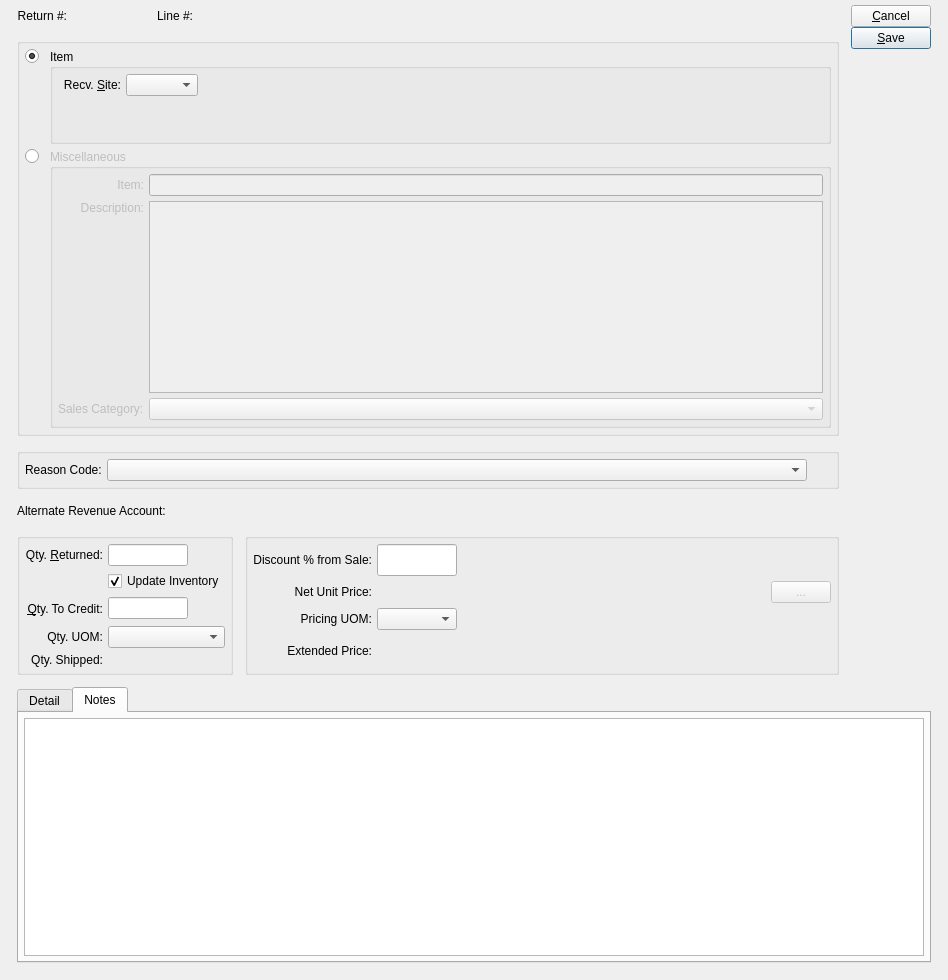
<?xml version="1.0" encoding="UTF-8"?>
<ui version="4.0">
 <comment>This file is part of the xTuple ERP: PostBooks Edition, a free and
open source Enterprise Resource Planning software suite,
Copyright (c) 1999-2014 by OpenMFG LLC, d/b/a xTuple.
It is licensed to you under the Common Public Attribution License
version 1.0, the full text of which (including xTuple-specific Exhibits)
is available at www.xtuple.com/CPAL.  By using this software, you agree
to be bound by its terms.</comment>
 <class>creditMemoItem</class>
 <widget class="QDialog" name="creditMemoItem">
  <property name="geometry">
   <rect>
    <x>0</x>
    <y>0</y>
    <width>948</width>
    <height>980</height>
   </rect>
  </property>
  <property name="windowTitle">
   <string>Sales Credit Memo Item</string>
  </property>
  <layout class="QGridLayout">
   <item row="0" column="0">
    <layout class="QGridLayout">
     <property name="leftMargin">
      <number>12</number>
     </property>
     <property name="rightMargin">
      <number>12</number>
     </property>
     <property name="bottomMargin">
      <number>12</number>
     </property>
     <property name="spacing">
      <number>12</number>
     </property>
     <item row="0" column="2" rowspan="5">
      <layout class="QVBoxLayout">
       <property name="spacing">
        <number>0</number>
       </property>
       <item>
        <widget class="QPushButton" name="_close">
         <property name="enabled">
          <bool>true</bool>
         </property>
         <property name="text">
          <string>&amp;Cancel</string>
         </property>
        </widget>
       </item>
       <item>
        <widget class="QPushButton" name="_save">
         <property name="text">
          <string>&amp;Save</string>
         </property>
         <property name="default">
          <bool>true</bool>
         </property>
        </widget>
       </item>
       <item>
        <spacer>
         <property name="orientation">
          <enum>Qt::Vertical</enum>
         </property>
         <property name="sizeType">
          <enum>QSizePolicy::Expanding</enum>
         </property>
         <property name="sizeHint" stdset="0">
          <size>
           <width>20</width>
           <height>0</height>
          </size>
         </property>
        </spacer>
       </item>
      </layout>
     </item>
     <item row="0" column="0" colspan="2">
      <layout class="QHBoxLayout">
       <item>
        <widget class="QLabel" name="_orderNumberLit">
         <property name="text">
          <string>Return #:</string>
         </property>
         <property name="alignment">
          <set>Qt::AlignRight|Qt::AlignTrailing|Qt::AlignVCenter</set>
         </property>
        </widget>
       </item>
       <item>
        <widget class="QLabel" name="_orderNumber">
         <property name="minimumSize">
          <size>
           <width>80</width>
           <height>0</height>
          </size>
         </property>
         <property name="alignment">
          <set>Qt::AlignLeading|Qt::AlignLeft|Qt::AlignVCenter</set>
         </property>
        </widget>
       </item>
       <item>
        <widget class="QLabel" name="_lineNumberLit">
         <property name="text">
          <string>Line #:</string>
         </property>
         <property name="alignment">
          <set>Qt::AlignRight|Qt::AlignTrailing|Qt::AlignVCenter</set>
         </property>
        </widget>
       </item>
       <item>
        <widget class="QLabel" name="_lineNumber">
         <property name="minimumSize">
          <size>
           <width>80</width>
           <height>0</height>
          </size>
         </property>
         <property name="alignment">
          <set>Qt::AlignLeading|Qt::AlignLeft|Qt::AlignVCenter</set>
         </property>
        </widget>
       </item>
       <item>
        <spacer>
         <property name="orientation">
          <enum>Qt::Horizontal</enum>
         </property>
         <property name="sizeType">
          <enum>QSizePolicy::Expanding</enum>
         </property>
         <property name="sizeHint" stdset="0">
          <size>
           <width>71</width>
           <height>21</height>
          </size>
         </property>
        </spacer>
       </item>
      </layout>
     </item>
     <item row="1" column="0" colspan="2">
      <widget class="QGroupBox" name="_itemTypeGroup">
       <property name="title">
        <string/>
       </property>
       <layout class="QGridLayout">
        <item row="0" column="1">
         <widget class="QGroupBox" name="_itemGroup">
          <property name="title">
           <string>Item</string>
          </property>
          <layout class="QGridLayout" name="gridLayout">
           <item row="0" column="2">
            <spacer name="horizontalSpacer_2">
             <property name="orientation">
              <enum>Qt::Horizontal</enum>
             </property>
             <property name="sizeHint" stdset="0">
              <size>
               <width>0</width>
               <height>20</height>
              </size>
             </property>
            </spacer>
           </item>
           <item row="0" column="1">
            <layout class="QGridLayout">
             <item row="0" column="0">
              <widget class="QLabel" name="_warehouseLit">
               <property name="text">
                <string>Recv. &amp;Site:</string>
               </property>
               <property name="alignment">
                <set>Qt::AlignRight|Qt::AlignTrailing|Qt::AlignVCenter</set>
               </property>
               <property name="buddy">
                <cstring>_warehouse</cstring>
               </property>
              </widget>
             </item>
             <item row="0" column="1">
              <widget class="WComboBox" name="_warehouse"/>
             </item>
             <item row="1" column="1">
              <spacer>
               <property name="orientation">
                <enum>Qt::Vertical</enum>
               </property>
               <property name="sizeHint" stdset="0">
                <size>
                 <width>20</width>
                 <height>40</height>
                </size>
               </property>
              </spacer>
             </item>
            </layout>
           </item>
           <item row="0" column="0">
            <widget class="ItemCluster" name="_item" native="true">
             <property name="focusPolicy">
              <enum>Qt::StrongFocus</enum>
             </property>
            </widget>
           </item>
          </layout>
         </widget>
        </item>
        <item row="1" column="1">
         <widget class="QGroupBox" name="_miscGroup">
          <property name="enabled">
           <bool>false</bool>
          </property>
          <property name="title">
           <string>Miscellaneous</string>
          </property>
          <layout class="QGridLayout" name="gridLayout_5">
           <item row="0" column="1">
            <widget class="XLineEdit" name="_itemNumber"/>
           </item>
           <item row="1" column="0">
            <widget class="XLabel" name="_descripLit">
             <property name="text">
              <string>Description:</string>
             </property>
             <property name="alignment">
              <set>Qt::AlignRight|Qt::AlignTop|Qt::AlignTrailing</set>
             </property>
            </widget>
           </item>
           <item row="1" column="1">
            <widget class="XTextEdit" name="_itemDescrip"/>
           </item>
           <item row="2" column="0">
            <widget class="XLabel" name="_salescatLit">
             <property name="text">
              <string>Sales Category:</string>
             </property>
            </widget>
           </item>
           <item row="0" column="0">
            <widget class="XLabel" name="_itemNumberLit">
             <property name="text">
              <string>Item:</string>
             </property>
             <property name="alignment">
              <set>Qt::AlignRight|Qt::AlignTrailing|Qt::AlignVCenter</set>
             </property>
            </widget>
           </item>
           <item row="2" column="1">
            <widget class="XComboBox" name="_salescat">
             <property name="allowNull" stdset="0">
              <bool>true</bool>
             </property>
             <property name="type">
              <enum>XComboBox::SalesCategoriesActive</enum>
             </property>
            </widget>
           </item>
          </layout>
         </widget>
        </item>
        <item row="0" column="0">
         <layout class="QVBoxLayout" name="verticalLayout_3">
          <item>
           <widget class="QRadioButton" name="_itemSelected">
            <property name="text">
             <string/>
            </property>
            <property name="checked">
             <bool>true</bool>
            </property>
           </widget>
          </item>
          <item>
           <spacer name="verticalSpacer_4">
            <property name="orientation">
             <enum>Qt::Vertical</enum>
            </property>
            <property name="sizeHint" stdset="0">
             <size>
              <width>20</width>
              <height>40</height>
             </size>
            </property>
           </spacer>
          </item>
         </layout>
        </item>
        <item row="1" column="0">
         <layout class="QVBoxLayout" name="verticalLayout_4">
          <item>
           <widget class="QRadioButton" name="_miscSelected">
            <property name="text">
             <string/>
            </property>
           </widget>
          </item>
          <item>
           <spacer name="verticalSpacer_3">
            <property name="orientation">
             <enum>Qt::Vertical</enum>
            </property>
            <property name="sizeHint" stdset="0">
             <size>
              <width>20</width>
              <height>40</height>
             </size>
            </property>
           </spacer>
          </item>
         </layout>
        </item>
       </layout>
      </widget>
     </item>
     <item row="2" column="0" colspan="2">
      <widget class="QGroupBox" name="_rsnGroup">
       <property name="title">
        <string/>
       </property>
       <layout class="QGridLayout">
        <item row="0" column="0">
         <widget class="QLabel" name="_rsnCodeLit">
          <property name="frameShape">
           <enum>QFrame::NoFrame</enum>
          </property>
          <property name="frameShadow">
           <enum>QFrame::Plain</enum>
          </property>
          <property name="text">
           <string>Reason Code:</string>
          </property>
         </widget>
        </item>
        <item row="0" column="1">
         <widget class="XComboBox" name="_rsnCode">
          <property name="allowNull">
           <bool>true</bool>
          </property>
          <property name="minimumSize">
           <size>
            <width>700</width>
            <height>0</height>
           </size>
          </property>
          <property name="type">
           <enum>XComboBox::ARCMReasonCodes</enum>
          </property>
         </widget>
        </item>
        <item row="0" column="2">
         <spacer>
          <property name="orientation">
           <enum>Qt::Horizontal</enum>
          </property>
          <property name="sizeType">
           <enum>QSizePolicy::Expanding</enum>
          </property>
          <property name="sizeHint" stdset="0">
           <size>
            <width>0</width>
            <height>20</height>
           </size>
          </property>
         </spacer>
        </item>
       </layout>
      </widget>
     </item>
     <item row="4" column="0">
      <widget class="QGroupBox" name="_inventoryGroup">
       <property name="title">
        <string/>
       </property>
       <layout class="QGridLayout">
        <item row="0" column="0">
         <widget class="QLabel" name="_qtyReturnedLit">
          <property name="text">
           <string>Qty. &amp;Returned:</string>
          </property>
          <property name="alignment">
           <set>Qt::AlignRight|Qt::AlignTrailing|Qt::AlignVCenter</set>
          </property>
          <property name="buddy">
           <cstring>_qtyReturned</cstring>
          </property>
         </widget>
        </item>
        <item row="0" column="1">
         <widget class="XLineEdit" name="_qtyReturned">
          <property name="sizePolicy">
           <sizepolicy hsizetype="Preferred" vsizetype="Fixed">
            <horstretch>0</horstretch>
            <verstretch>0</verstretch>
           </sizepolicy>
          </property>
          <property name="maximumSize">
           <size>
            <width>80</width>
            <height>22</height>
           </size>
          </property>
          <property name="alignment">
           <set>Qt::AlignRight</set>
          </property>
         </widget>
        </item>
        <item row="2" column="0">
         <widget class="QLabel" name="_qtyToCreditLit">
          <property name="minimumSize">
           <size>
            <width>0</width>
            <height>25</height>
           </size>
          </property>
          <property name="text">
           <string>&amp;Qty. To Credit:</string>
          </property>
          <property name="alignment">
           <set>Qt::AlignRight|Qt::AlignTrailing|Qt::AlignVCenter</set>
          </property>
          <property name="buddy">
           <cstring>_qtyToCredit</cstring>
          </property>
         </widget>
        </item>
        <item row="2" column="1">
         <widget class="XLineEdit" name="_qtyToCredit">
          <property name="sizePolicy">
           <sizepolicy hsizetype="Preferred" vsizetype="Fixed">
            <horstretch>0</horstretch>
            <verstretch>0</verstretch>
           </sizepolicy>
          </property>
          <property name="maximumSize">
           <size>
            <width>80</width>
            <height>22</height>
           </size>
          </property>
          <property name="alignment">
           <set>Qt::AlignRight</set>
          </property>
         </widget>
        </item>
        <item row="3" column="0">
         <widget class="QLabel" name="_qtyUOMLit">
          <property name="text">
           <string>Qty. UOM:</string>
          </property>
          <property name="alignment">
           <set>Qt::AlignRight|Qt::AlignTrailing|Qt::AlignVCenter</set>
          </property>
         </widget>
        </item>
        <item row="3" column="1">
         <widget class="XComboBox" name="_qtyUOM"/>
        </item>
        <item row="4" column="0">
         <widget class="QLabel" name="_shippedToDateLit">
          <property name="text">
           <string>Qty. Shipped:</string>
          </property>
          <property name="alignment">
           <set>Qt::AlignRight|Qt::AlignTrailing|Qt::AlignVCenter</set>
          </property>
         </widget>
        </item>
        <item row="4" column="1">
         <widget class="XLabel" name="_qtyShipped">
          <property name="minimumSize">
           <size>
            <width>80</width>
            <height>0</height>
           </size>
          </property>
          <property name="maximumSize">
           <size>
            <width>16777215</width>
            <height>20</height>
           </size>
          </property>
          <property name="alignment">
           <set>Qt::AlignRight|Qt::AlignTrailing|Qt::AlignVCenter</set>
          </property>
         </widget>
        </item>
        <item row="1" column="1">
         <widget class="QCheckBox" name="_updateInv">
          <property name="text">
           <string>Update Inventory</string>
          </property>
          <property name="checked">
           <bool>true</bool>
          </property>
         </widget>
        </item>
       </layout>
      </widget>
     </item>
     <item row="4" column="1">
      <widget class="QGroupBox" name="_priceGroup">
       <property name="title">
        <string/>
       </property>
       <layout class="QGridLayout">
        <item row="0" column="0">
         <widget class="QLabel" name="_discountFromSalePrcntLit">
          <property name="text">
           <string>Discount % from Sale:</string>
          </property>
          <property name="alignment">
           <set>Qt::AlignRight|Qt::AlignTrailing|Qt::AlignVCenter</set>
          </property>
         </widget>
        </item>
        <item row="0" column="1">
         <widget class="XLineEdit" name="_discountFromSale">
          <property name="sizePolicy">
           <sizepolicy hsizetype="Preferred" vsizetype="Fixed">
            <horstretch>0</horstretch>
            <verstretch>0</verstretch>
           </sizepolicy>
          </property>
          <property name="maximumSize">
           <size>
            <width>80</width>
            <height>32767</height>
           </size>
          </property>
          <property name="focusPolicy">
           <enum>Qt::ClickFocus</enum>
          </property>
          <property name="alignment">
           <set>Qt::AlignRight</set>
          </property>
         </widget>
        </item>
        <item row="1" column="0">
         <widget class="QLabel" name="_netUnitPriceLit">
          <property name="text">
           <string>Net Unit Price:</string>
          </property>
          <property name="alignment">
           <set>Qt::AlignRight|Qt::AlignTrailing|Qt::AlignVCenter</set>
          </property>
         </widget>
        </item>
        <item row="1" column="1" colspan="2">
         <layout class="QHBoxLayout">
          <item>
           <widget class="CurrCluster" name="_netUnitPrice" native="true">
            <property name="minimumSize">
             <size>
              <width>160</width>
              <height>0</height>
             </size>
            </property>
            <property name="format">
             <enum>CurrDisplay::SalesPrice</enum>
            </property>
            <property name="currencyEditable" stdset="0">
             <bool>false</bool>
            </property>
           </widget>
          </item>
          <item>
           <widget class="QPushButton" name="_listPrices">
            <property name="enabled">
             <bool>false</bool>
            </property>
            <property name="maximumSize">
             <size>
              <width>60</width>
              <height>16777215</height>
             </size>
            </property>
            <property name="focusPolicy">
             <enum>Qt::NoFocus</enum>
            </property>
            <property name="text">
             <string>...</string>
            </property>
           </widget>
          </item>
         </layout>
        </item>
        <item row="2" column="0">
         <widget class="QLabel" name="_pricingUOMLit">
          <property name="text">
           <string>Pricing UOM:</string>
          </property>
          <property name="alignment">
           <set>Qt::AlignRight|Qt::AlignTrailing|Qt::AlignVCenter</set>
          </property>
         </widget>
        </item>
        <item row="2" column="1">
         <widget class="XComboBox" name="_pricingUOM"/>
        </item>
        <item row="2" column="2">
         <spacer>
          <property name="orientation">
           <enum>Qt::Horizontal</enum>
          </property>
          <property name="sizeHint" stdset="0">
           <size>
            <width>101</width>
            <height>20</height>
           </size>
          </property>
         </spacer>
        </item>
        <item row="3" column="0">
         <widget class="QLabel" name="_extendedPriceLit">
          <property name="text">
           <string>Extended Price:</string>
          </property>
          <property name="alignment">
           <set>Qt::AlignRight|Qt::AlignTrailing|Qt::AlignVCenter</set>
          </property>
         </widget>
        </item>
        <item row="3" column="1" colspan="2">
         <widget class="CurrCluster" name="_extendedPrice" native="true">
          <property name="format">
           <enum>CurrDisplay::ExtPrice</enum>
          </property>
          <property name="currencyEditable" stdset="0">
           <bool>false</bool>
          </property>
          <property name="currencyVisible" stdset="0">
           <bool>false</bool>
          </property>
          <property name="enabled">
           <bool>false</bool>
          </property>
         </widget>
        </item>
       </layout>
      </widget>
     </item>
     <item row="5" column="0" colspan="3">
      <widget class="QTabWidget" name="tabWidget">
       <property name="currentIndex">
        <number>1</number>
       </property>
       <widget class="QWidget" name="_detailTab">
        <attribute name="title">
         <string>Detail</string>
        </attribute>
        <layout class="QGridLayout">
         <item row="0" column="0">
          <widget class="QGroupBox" name="_costsGroup">
           <property name="title">
            <string>Costs</string>
           </property>
           <layout class="QGridLayout" name="gridLayout_4">
            <item row="0" column="0">
             <layout class="QVBoxLayout" name="verticalLayout_2">
              <item>
               <layout class="QGridLayout" name="gridLayout_3">
                <item row="3" column="0">
                 <widget class="XLabel" name="_discountFromListPrcntLit">
                  <property name="minimumSize">
                   <size>
                    <width>0</width>
                    <height>24</height>
                   </size>
                  </property>
                  <property name="text">
                   <string>List Discount %</string>
                  </property>
                  <property name="alignment">
                   <set>Qt::AlignRight|Qt::AlignTrailing|Qt::AlignVCenter</set>
                  </property>
                 </widget>
                </item>
                <item row="3" column="1">
                 <widget class="XLabel" name="_discountFromList">
                  <property name="minimumSize">
                   <size>
                    <width>80</width>
                    <height>0</height>
                   </size>
                  </property>
                  <property name="alignment">
                   <set>Qt::AlignRight|Qt::AlignTrailing|Qt::AlignVCenter</set>
                  </property>
                 </widget>
                </item>
                <item row="2" column="0">
                 <widget class="QLabel" name="_salePriceLit">
                  <property name="minimumSize">
                   <size>
                    <width>0</width>
                    <height>24</height>
                   </size>
                  </property>
                  <property name="text">
                   <string>Sale Price:</string>
                  </property>
                  <property name="alignment">
                   <set>Qt::AlignRight|Qt::AlignTrailing|Qt::AlignVCenter</set>
                  </property>
                 </widget>
                </item>
                <item row="2" column="1">
                 <widget class="CurrDisplay" name="_salePrice" native="true">
                  <property name="format">
                   <enum>CurrDisplay::SalesPrice</enum>
                  </property>
                  <property name="localControl" stdset="0">
                   <bool>false</bool>
                  </property>
                 </widget>
                </item>
                <item row="1" column="0">
                 <widget class="QLabel" name="_listPriceLit">
                  <property name="minimumSize">
                   <size>
                    <width>0</width>
                    <height>24</height>
                   </size>
                  </property>
                  <property name="text">
                   <string>List Price:</string>
                  </property>
                  <property name="alignment">
                   <set>Qt::AlignRight|Qt::AlignTrailing|Qt::AlignVCenter</set>
                  </property>
                 </widget>
                </item>
                <item row="1" column="1">
                 <widget class="CurrDisplay" name="_listPrice" native="true">
                  <property name="format">
                   <enum>CurrDisplay::Cost</enum>
                  </property>
                  <property name="localControl" stdset="0">
                   <bool>false</bool>
                  </property>
                 </widget>
                </item>
                <item row="0" column="0">
                 <widget class="QLabel" name="_unitCostLit">
                  <property name="minimumSize">
                   <size>
                    <width>0</width>
                    <height>22</height>
                   </size>
                  </property>
                  <property name="text">
                   <string>Unit Cost:</string>
                  </property>
                  <property name="alignment">
                   <set>Qt::AlignRight|Qt::AlignTrailing|Qt::AlignVCenter</set>
                  </property>
                 </widget>
                </item>
                <item row="0" column="1">
                 <widget class="CurrDisplay" name="_unitCost" native="true">
                  <property name="format">
                   <enum>CurrDisplay::Cost</enum>
                  </property>
                  <property name="localControl" stdset="0">
                   <bool>false</bool>
                  </property>
                 </widget>
                </item>
               </layout>
              </item>
              <item>
               <spacer name="verticalSpacer_2">
                <property name="orientation">
                 <enum>Qt::Vertical</enum>
                </property>
                <property name="sizeHint" stdset="0">
                 <size>
                  <width>20</width>
                  <height>40</height>
                 </size>
                </property>
               </spacer>
              </item>
             </layout>
            </item>
            <item row="0" column="1">
             <spacer name="horizontalSpacer">
              <property name="orientation">
               <enum>Qt::Horizontal</enum>
              </property>
              <property name="sizeHint" stdset="0">
               <size>
                <width>40</width>
                <height>20</height>
               </size>
              </property>
             </spacer>
            </item>
           </layout>
          </widget>
         </item>
         <item row="0" column="1">
          <widget class="QGroupBox" name="_taxGroup">
           <property name="title">
            <string>Tax</string>
           </property>
           <layout class="QGridLayout" name="gridLayout_2">
            <item row="0" column="0">
             <layout class="QVBoxLayout" name="verticalLayout">
              <item>
               <layout class="QGridLayout" name="gridLayout_1">
                <item row="0" column="1">
                 <widget class="XComboBox" name="_taxType">
                  <property name="enabled">
                   <bool>false</bool>
                  </property>
                  <property name="allowNull" stdset="0">
                   <bool>true</bool>
                  </property>
                  <property name="nullStr" stdset="0">
                   <string>None</string>
                  </property>
                  <property name="type">
                   <enum>XComboBox::TaxTypes</enum>
                  </property>
                 </widget>
                </item>
                <item row="0" column="0">
                 <widget class="QLabel" name="_taxTypeLit">
                  <property name="enabled">
                   <bool>true</bool>
                  </property>
                  <property name="minimumSize">
                   <size>
                    <width>0</width>
                    <height>24</height>
                   </size>
                  </property>
                  <property name="text">
                   <string>Tax Type:</string>
                  </property>
                  <property name="alignment">
                   <set>Qt::AlignRight|Qt::AlignTrailing|Qt::AlignVCenter</set>
                  </property>
                 </widget>
                </item>
                <item row="1" column="1">
                 <widget class="CurrCluster" name="_tax" native="true">
                  <property name="format">
                   <enum>CurrDisplay::SalesPrice</enum>
                  </property>
                  <property name="enabled">
                   <bool>false</bool>
                  </property>
                 </widget>
                </item>
                <item row="1" column="0">
                 <widget class="XURLLabel" name="_taxLit">
                  <property name="minimumSize">
                   <size>
                    <width>0</width>
                    <height>24</height>
                   </size>
                  </property>
                  <property name="text">
                   <string>Tax:</string>
                  </property>
                  <property name="alignment">
                   <set>Qt::AlignRight|Qt::AlignTrailing|Qt::AlignVCenter</set>
                  </property>
                 </widget>
                </item>
               </layout>
              </item>
              <item>
               <spacer name="verticalSpacer">
                <property name="orientation">
                 <enum>Qt::Vertical</enum>
                </property>
                <property name="sizeHint" stdset="0">
                 <size>
                  <width>20</width>
                  <height>40</height>
                 </size>
                </property>
               </spacer>
              </item>
             </layout>
            </item>
            <item row="1" column="0">
             <widget class="QLabel" name="label">
              <property name="text">
               <string/>
              </property>
             </widget>
            </item>
            <item row="0" column="1">
             <spacer>
              <property name="orientation">
               <enum>Qt::Horizontal</enum>
              </property>
              <property name="sizeHint" stdset="0">
               <size>
                <width>0</width>
                <height>20</height>
               </size>
              </property>
             </spacer>
            </item>
           </layout>
          </widget>
         </item>
        </layout>
       </widget>
       <widget class="QWidget" name="_notesTab">
        <attribute name="title">
         <string>Notes</string>
        </attribute>
        <layout class="QGridLayout">
         <item row="0" column="0">
          <widget class="XTextEdit" name="_comments"/>
         </item>
        </layout>
       </widget>
      </widget>
     </item>
     <item row="3" column="0" colspan="2">
      <layout class="QHBoxLayout" name="horizontalLayout">
       <item>
        <widget class="XLabel" name="_revAccntLit">
         <property name="text">
          <string>Alternate Revenue Account:</string>
         </property>
        </widget>
       </item>
       <item>
        <widget class="GLCluster" name="_revAccnt" native="true"/>
       </item>
       <item>
        <spacer name="horizontalSpacer_3">
         <property name="orientation">
          <enum>Qt::Horizontal</enum>
         </property>
         <property name="sizeHint" stdset="0">
          <size>
           <width>40</width>
           <height>20</height>
          </size>
         </property>
        </spacer>
       </item>
      </layout>
     </item>
    </layout>
   </item>
  </layout>
 </widget>
 <layoutdefault spacing="5" margin="5"/>
 <customwidgets>
  <customwidget>
   <class>CurrDisplay</class>
   <extends>QWidget</extends>
   <header>currcluster.h</header>
  </customwidget>
  <customwidget>
   <class>GLCluster</class>
   <extends>QWidget</extends>
   <header>glcluster.h</header>
  </customwidget>
  <customwidget>
   <class>ItemCluster</class>
   <extends>QWidget</extends>
   <header>itemcluster.h</header>
  </customwidget>
  <customwidget>
   <class>XComboBox</class>
   <extends>QComboBox</extends>
   <header>xcombobox.h</header>
  </customwidget>
  <customwidget>
   <class>XLabel</class>
   <extends>QLabel</extends>
   <header>xlabel.h</header>
  </customwidget>
  <customwidget>
   <class>XLineEdit</class>
   <extends>QLineEdit</extends>
   <header>xlineedit.h</header>
  </customwidget>
  <customwidget>
   <class>XURLLabel</class>
   <extends>QLabel</extends>
   <header>xurllabel.h</header>
  </customwidget>
  <customwidget>
   <class>XTextEdit</class>
   <extends>QTextEdit</extends>
   <header>xtextedit.h</header>
  </customwidget>
  <customwidget>
   <class>CurrCluster</class>
   <extends>CurrDisplay</extends>
   <header>currcluster.h</header>
  </customwidget>
  <customwidget>
   <class>WComboBox</class>
   <extends>XComboBox</extends>
   <header>wcombobox.h</header>
  </customwidget>
 </customwidgets>
 <tabstops>
  <tabstop>_item</tabstop>
  <tabstop>_qtyReturned</tabstop>
  <tabstop>_updateInv</tabstop>
  <tabstop>_qtyToCredit</tabstop>
  <tabstop>_qtyUOM</tabstop>
  <tabstop>_pricingUOM</tabstop>
  <tabstop>_itemSelected</tabstop>
  <tabstop>tabWidget</tabstop>
  <tabstop>_comments</tabstop>
  <tabstop>_miscSelected</tabstop>
  <tabstop>_itemNumber</tabstop>
  <tabstop>_warehouse</tabstop>
  <tabstop>_itemDescrip</tabstop>
  <tabstop>_taxType</tabstop>
  <tabstop>_rsnCode</tabstop>
  <tabstop>_close</tabstop>
  <tabstop>_save</tabstop>
  <tabstop>_salescat</tabstop>
 </tabstops>
 <resources/>
 <connections>
  <connection>
   <sender>_close</sender>
   <signal>clicked()</signal>
   <receiver>creditMemoItem</receiver>
   <slot>reject()</slot>
   <hints>
    <hint type="sourcelabel">
     <x>20</x>
     <y>20</y>
    </hint>
    <hint type="destinationlabel">
     <x>20</x>
     <y>20</y>
    </hint>
   </hints>
  </connection>
  <connection>
   <sender>_item</sender>
   <signal>newId(int)</signal>
   <receiver>_warehouse</receiver>
   <slot>findItemsites(int)</slot>
   <hints>
    <hint type="sourcelabel">
     <x>20</x>
     <y>20</y>
    </hint>
    <hint type="destinationlabel">
     <x>20</x>
     <y>20</y>
    </hint>
   </hints>
  </connection>
  <connection>
   <sender>_netUnitPrice</sender>
   <signal>idChanged(int)</signal>
   <receiver>_extendedPrice</receiver>
   <slot>setId(int)</slot>
   <hints>
    <hint type="sourcelabel">
     <x>20</x>
     <y>20</y>
    </hint>
    <hint type="destinationlabel">
     <x>20</x>
     <y>20</y>
    </hint>
   </hints>
  </connection>
  <connection>
   <sender>_netUnitPrice</sender>
   <signal>idChanged(int)</signal>
   <receiver>_unitCost</receiver>
   <slot>setId(int)</slot>
   <hints>
    <hint type="sourcelabel">
     <x>20</x>
     <y>20</y>
    </hint>
    <hint type="destinationlabel">
     <x>20</x>
     <y>20</y>
    </hint>
   </hints>
  </connection>
  <connection>
   <sender>_netUnitPrice</sender>
   <signal>idChanged(int)</signal>
   <receiver>_listPrice</receiver>
   <slot>setId(int)</slot>
   <hints>
    <hint type="sourcelabel">
     <x>20</x>
     <y>20</y>
    </hint>
    <hint type="destinationlabel">
     <x>20</x>
     <y>20</y>
    </hint>
   </hints>
  </connection>
  <connection>
   <sender>_netUnitPrice</sender>
   <signal>idChanged(int)</signal>
   <receiver>_salePrice</receiver>
   <slot>setId(int)</slot>
   <hints>
    <hint type="sourcelabel">
     <x>20</x>
     <y>20</y>
    </hint>
    <hint type="destinationlabel">
     <x>20</x>
     <y>20</y>
    </hint>
   </hints>
  </connection>
  <connection>
   <sender>_netUnitPrice</sender>
   <signal>effectiveChanged(QDate)</signal>
   <receiver>_extendedPrice</receiver>
   <slot>setEffective(QDate)</slot>
   <hints>
    <hint type="sourcelabel">
     <x>20</x>
     <y>20</y>
    </hint>
    <hint type="destinationlabel">
     <x>20</x>
     <y>20</y>
    </hint>
   </hints>
  </connection>
  <connection>
   <sender>_netUnitPrice</sender>
   <signal>effectiveChanged(QDate)</signal>
   <receiver>_unitCost</receiver>
   <slot>setEffective(QDate)</slot>
   <hints>
    <hint type="sourcelabel">
     <x>20</x>
     <y>20</y>
    </hint>
    <hint type="destinationlabel">
     <x>20</x>
     <y>20</y>
    </hint>
   </hints>
  </connection>
  <connection>
   <sender>_netUnitPrice</sender>
   <signal>effectiveChanged(QDate)</signal>
   <receiver>_salePrice</receiver>
   <slot>setEffective(QDate)</slot>
   <hints>
    <hint type="sourcelabel">
     <x>20</x>
     <y>20</y>
    </hint>
    <hint type="destinationlabel">
     <x>20</x>
     <y>20</y>
    </hint>
   </hints>
  </connection>
  <connection>
   <sender>_netUnitPrice</sender>
   <signal>effectiveChanged(QDate)</signal>
   <receiver>_listPrice</receiver>
   <slot>setEffective(QDate)</slot>
   <hints>
    <hint type="sourcelabel">
     <x>20</x>
     <y>20</y>
    </hint>
    <hint type="destinationlabel">
     <x>20</x>
     <y>20</y>
    </hint>
   </hints>
  </connection>
  <connection>
   <sender>_netUnitPrice</sender>
   <signal>effectiveChanged(QDate)</signal>
   <receiver>_tax</receiver>
   <slot>setEffective(QDate)</slot>
   <hints>
    <hint type="sourcelabel">
     <x>176</x>
     <y>240</y>
    </hint>
    <hint type="destinationlabel">
     <x>176</x>
     <y>321</y>
    </hint>
   </hints>
  </connection>
 </connections>
</ui>
